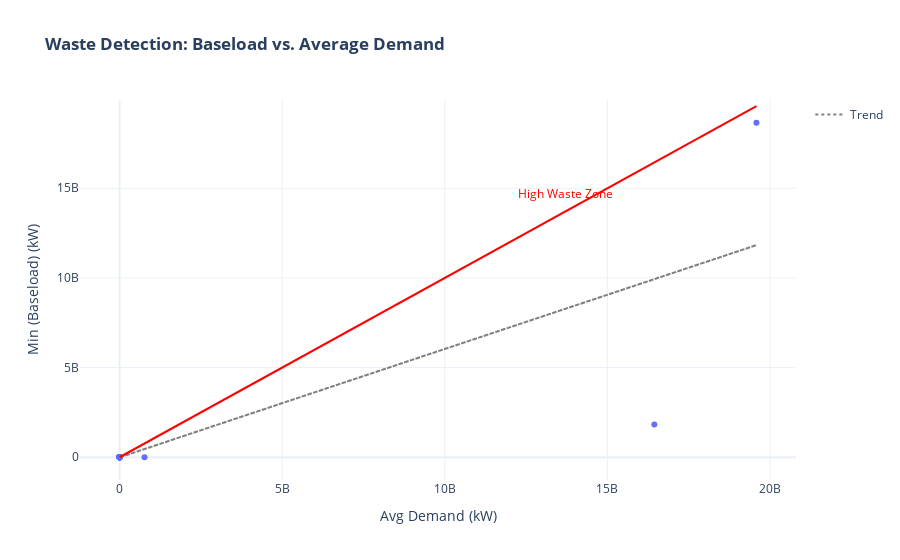

The notebook cell saved with this chart:
### Code cell
import pandas as pd
import plotly.express as px
import plotly.graph_objects as go
import numpy as np

# 1. Load the Master Dataset
df = pd.read_csv("master_dataset_combined.csv")
df['readingtime'] = pd.to_datetime(df['readingtime'])

# Detect building column
bldg_col = next((c for c in df.columns if c.lower().strip() in ['sitename', 'site name', 'building name']), None)

# ---------------------------------------------------------
# GOAL 1: Identify Inefficiency (Baseload vs Average)
# ---------------------------------------------------------
if 'readingwindowmean' in df.columns and 'readingwindowmin' in df.columns:
    # 1. Group and calculate means
    efficiency_df = df.groupby(bldg_col).agg({
        'readingwindowmean': 'mean',
        'readingwindowmin': 'mean'
    }).reset_index()

    # 2. DATA CLEANING: Remove NaNs or Infs that cause the LinAlgError
    # This specifically fixes the "SVD did not converge" error
    clean_mask = efficiency_df['readingwindowmean'].notna() & \
                 efficiency_df['readingwindowmin'].notna() & \
                 (~np.isinf(efficiency_df['readingwindowmean'])) & \
                 (~np.isinf(efficiency_df['readingwindowmin']))
    
    plot_df = efficiency_df[clean_mask].copy()

    if not plot_df.empty:
        # 3. SAFE TRENDLINE CALCULATION
        x = plot_df['readingwindowmean']
        y = plot_df['readingwindowmin']
        
        try:
            m, b = np.polyfit(x, y, 1)
            plot_df['trendline'] = m * x + b
            has_trend = True
        except np.linalg.LinAlgError:
            print("Could not converge trendline - data might be too sparse.")
            has_trend = False

        # 4. PLOTTING
        fig_efficiency = px.scatter(
            plot_df, x='readingwindowmean', y='readingwindowmin',
            hover_name=bldg_col,
            title="<b>Waste Detection: Baseload vs. Average Demand</b>",
            labels={'readingwindowmean': 'Avg Demand (kW)', 'readingwindowmin': 'Min (Baseload) (kW)'},
            template="plotly_white"
        )
        
        # Add the manual trendline if calculation succeeded
        if has_trend:
            fig_efficiency.add_trace(go.Scatter(
                x=x, y=plot_df['trendline'], 
                mode='lines', name='Trend', 
                line=dict(color='gray', dash='dot')
            ))
        
        # Add "High Waste" diagonal line (1:1 ratio)
        max_val = max(x.max(), y.max())
        fig_efficiency.add_shape(type="line", x0=0, y0=0, x1=max_val, y1=max_val, line=dict(color="Red", width=2))
        fig_efficiency.add_annotation(x=max_val*0.7, y=max_val*0.75, text="High Waste Zone", showarrow=False, font=dict(color="red"))
        
        fig_efficiency.show()
    else:
        print("No valid data points found after removing NaNs.")

### Figure 1 — Plotly figure (JSON) as saved in the notebook; plotly's stock layout.template omitted (floating-point values rounded to 4 significant figures; data arrays with more than 128 entries replaced by an {"elided": "..."} marker saying what was removed)
{"data": [{"hovertemplate": "<b>%{hovertext}</b><br><br>Avg Demand (kW)=%{x}<br>Min (Baseload) (kW)=%{y}<extra></extra>", "hovertext": {"elided": "286 str values"}, "legendgroup": "", "marker": {"color": "#636efa", "symbol": "circle"}, "mode": "markers", "name": "", "orientation": "v", "showlegend": false, "type": "scatter", "x": {"elided": "286 float values"}, "xaxis": "x", "y": {"elided": "286 float values"}, "yaxis": "y"}, {"line": {"color": "gray", "dash": "dot"}, "mode": "lines", "name": "Trend", "type": "scatter", "x": {"elided": "286 float values"}, "y": {"elided": "286 float values"}}], "layout": {"annotations": [{"font": {"color": "red"}, "showarrow": false, "text": "High Waste Zone", "x": 13710000000.0, "y": 14690000000.0}], "legend": {"tracegroupgap": 0}, "shapes": [{"line": {"color": "Red", "width": 2}, "type": "line", "x0": 0, "x1": 19580000000.0, "y0": 0, "y1": 19580000000.0}], "title": {"text": "<b>Waste Detection: Baseload vs. Average Demand</b>"}, "xaxis": {"anchor": "y", "domain": [0, 1], "title": {"text": "Avg Demand (kW)"}}, "yaxis": {"anchor": "x", "domain": [0, 1], "title": {"text": "Min (Baseload) (kW)"}}}}
